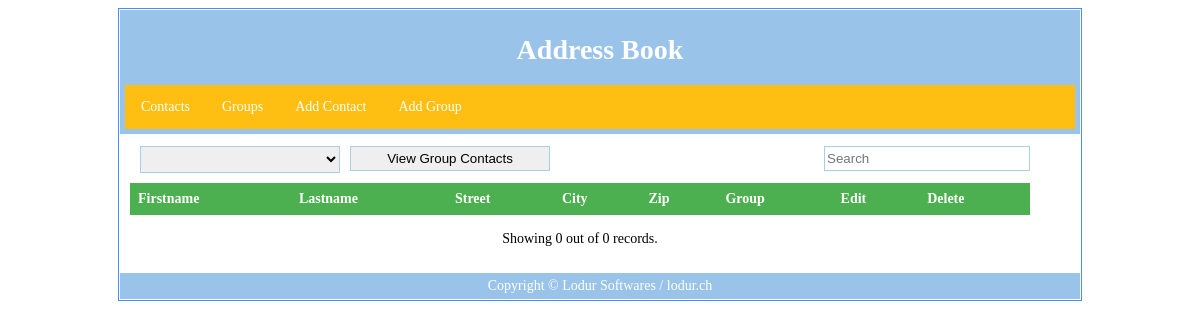
Before: / with the older database file.
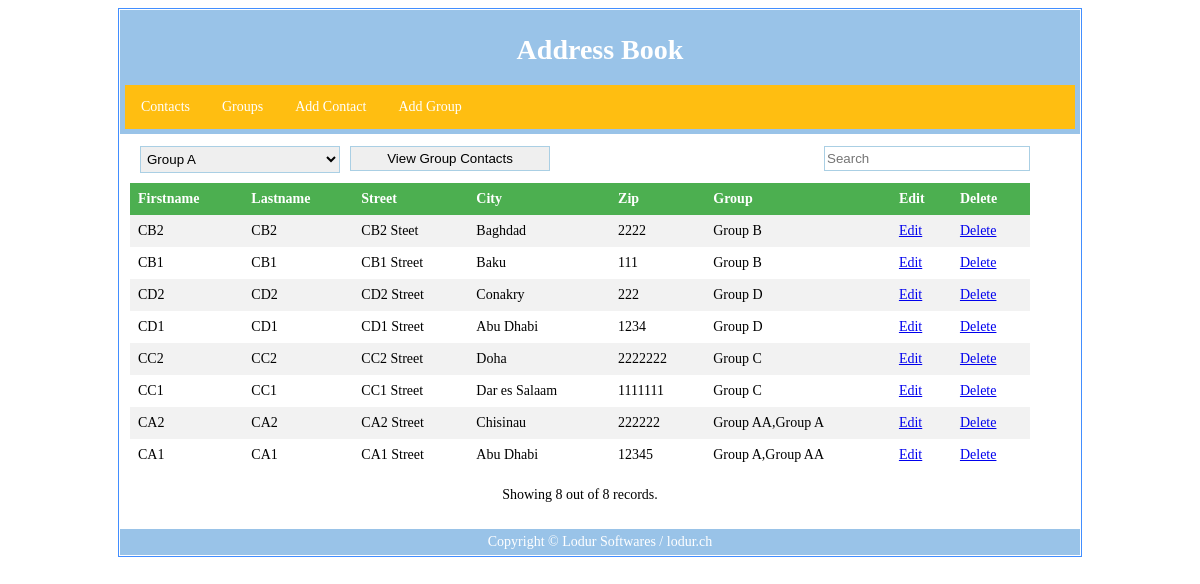
After: the same page with the newer database file.
### tables this page shows
CREATE TABLE `contact` (
  `id` int(10) UNSIGNED NOT NULL,
  `first_name` varchar(50) NOT NULL,
  `last_name` varchar(50) NOT NULL,
  `street` varchar(250) NOT NULL,
  `city_id` int(11) NOT NULL,
  `zip` varchar(10) NOT NULL,
  `updated_on` timestamp NOT NULL DEFAULT CURRENT_TIMESTAMP
);

CREATE TABLE `city` (
  `id` int(10) UNSIGNED NOT NULL,
  `city_name` varchar(250) NOT NULL
);

### controller/contact.php (called while the page is built, shortened)
<?php
include_once "modal/contact.php";
include_once "modal/group.php";
$action = isset($_REQUEST['action']) ? $_REQUEST['action'] : '' ;
$display = [];
$contact = new Contact();
$group = new Group();
$groups = $group->getGroups();
switch ($action) {
    default:
        $display['table'] = 'tmpl/contact/table.php';
}

### lib/pagination.php (called while the page is built, shortened)
<?php
    function getStart($limit) {
        $page = isset($_GET['page']) ? $_GET['page'] : 0;
        if ($page)
            return ($page - 1) * $limit;
        else
            return 0;
    }
?>

### lib/db.php (called while the page is built, shortened)
<?php
class DB {
    public function connect()
    {
        $this->config = &$config;
        $this->conn = mysqli_connect($this->config['host'], $this->config['username'], $this->config['password'], $this->config['database']);
    }
}

### modal/contact.php (called while the page is built, shortened)
<?php
include_once "lib/db.php";
class Contact extends DB{
    public function read_all($searchText = null, $start=0, $limit=10)
    {
        $sql = "SELECT b.id as id, first_name, last_name, street, c.city_name as city, zip, GROUP_CONCAT(g.name) as group_name FROM contact b
                JOIN city c ON b.city_id = c.id
                LEFT JOIN contact_group cg ON b.id = cg.contact_id
                LEFT JOIN groups g ON cg.group_id = g.id  GROUP BY b.id
                ORDER BY b.id DESC   LIMIT $start, $limit  ";
        $result = $this->conn->query($sql);
        $return = [];
        if (isset($result->num_rows) && $result->num_rows > 0) {
            while($row = $result->fetch_assoc()) {
                $return[] = $row;
            }
        }
        return $return;
    }
    public function get_total_number($searchText = null)
    {
        $sql = 'SELECT count(b.id) as total FROM contact b JOIN city c ON b.city_id = c.id';
        $result = $this->conn->query($sql);
        if (isset($result->num_rows) && $result->num_rows > 0) {
            while($row = $result->fetch_assoc()) {
                return $row['total'];
            }
        }
        return 0;
    }
}

### modal/group.php (called while the page is built, shortened)
<?php
include_once "lib/db.php";
class Group extends DB{
    function getGroups()
    {
        $sql = "SELECT * FROM groups ORDER BY name";
        $result = $this->conn->query($sql);
        $return = [];
        while ($row = $result->fetch_assoc()) {
            $return[] = $row;
        }
        return $return;
    }
}

### tmpl/contact/table.php (the view, shortened to what this page needs)
<?php
    include_once 'lib/pagination.php';
    $limit          = 10;
    $start          = getStart($limit);
    $search         = isset($_GET['searchtxt']) ? $_GET['searchtxt'] : null;
    if(isset($_GET['parent'])){
        $parent_groups = $group->getAllParents($_GET['parent']);
        $parent_groups[] = $_GET['parent'];
        $data           = $contact->readByGroup($parent_groups, $search, $start, $limit);
        $total_records  = $contact->readByGroupTotal($parent_groups, $search);
    }
    else {
        $data           = $contact->read_all($search, $start, $limit);
        $total_records  = $contact->get_total_number($search);
    }
?>
<form action="" method="GET" name="group" id="group">
    <select  name="parent" id="parent">
        <?php foreach ($groups as $row){ ?>
            <option value="<?php echo $row['id']; ?>"> <?php echo $row['name']; ?> </option>
        <?php } ?>
    </select>
    <input id="group_submit" type="submit" value="View Group Contacts" />
</form>
<form action="" method="GET" name="search" id="search">
    <input name="searchtxt" id="searchtxt" type="text" placeholder="Search" value="<?php echo  isset($_GET['searchtxt']) ?  $_GET['searchtxt'] : ''; ?>" >
</form>
<table>
    <tr>
        <th>Firstname</th>
        <th>Lastname</th>
        <th>Street</th>
        <th>City</th>
        <th>Zip</th>
        <th>Group</th>
        <th>Edit</th>
        <th>Delete</th>
    </tr>
    <?php
        foreach ($data as $value){
    ?>
            <tr>
                <td> <?php echo $value['first_name']; ?> </td>
                <td> <?php echo $value['last_name']; ?> </td>
                <td> <?php echo $value['street']; ?> </td>
                <td> <?php echo $value['city']; ?> </td>
                <td> <?php echo $value['zip']; ?> </td>
                <td> <?php echo $value['group_name']; ?> </td>
                <td> <a href="index.php?action=update&edit_id=<?php echo $value['id']; ?>"> Edit </a>   </td>
                <td> <a href="index.php?action=delete&delete_id=<?php echo $value['id']; ?>" onclick="return confirmDelete()"> Delete </a>   </td>
            </tr>
    <?php
        }
    ?>
</table>
<div id="pagination" align="center">
    <?php
    echo '<br> Showing '. count($data).' out of '.$total_records. ' records. <br> <br>';
    $page_name = isset($_GET['searchtxt']) ? 'index.php?searchtxt='.$_GET['searchtxt'].'&' : 'index.php?';
    ?>
</div>

### index.php (shortened to what this page needs)
<?php
$control = isset($_REQUEST['control']) ? $_REQUEST['control'] : 'contact';
if (!include('controller/'.$control.'.php')) {
    echo('<strong>Error:</strong> Controller Not Found');
    die();
}
?>
<!DOCTYPE html>
<html>
    <head>
        <link rel="stylesheet" href="static/css/fastselect.min.css">
        <link rel="stylesheet" href="static/css/style.css">
    </head>
    <body>
        <div id="container">
            <div id="header">
                <h1>Address Book</h1>
                <ul>
                    <li><a href="index.php">Contacts</a></li>
                    <li><a href="index.php?control=group">Groups</a></li>
                    <li><a href="index.php?action=add">Add Contact</a></li>
                    <li><a href="index.php?control=group&action=add">Add Group</a></li>
                </ul>
            </div>
            <div id="body">
                <?php
                    foreach ($display as $value) {
                        if (!include_once($value)) {
                            echo('<strong>Error:</strong> Failed to include tempalate');
                            die();
                        }
                    }
                ?>
            </div>
            <div id="footer">
                Copyright &copy; Lodur Softwares / lodur.ch
            </div>
        </div>
    </body>
</html>

### static/css/style.css (style rules this page uses)
body { font-size: 14px; }
#container { margin: auto; width: 960px; height: 100%; border: 1px solid #428eff; padding: 1px; }
#header { background-color: #99c3e8; color:white; text-align:center; padding:5px; }
#body { width:900px; float:left; padding:10px; height: 100%; }
#footer { background-color:#99c3e8; color:white; clear:both; text-align:center; padding:5px; }
input,select { padding:4px 2px; border:solid 1px #aacfe4; width:200px; margin:2px 0 10px 10px; display: block; }
table { border-collapse: collapse; width: 100%; }
th, td { text-align: left; padding: 8px; }
tr:nth-child(even) { background-color: #f2f2f2 }
th { background-color: #4CAF50; color: white; }
ul { list-style-type: none; margin: 0; padding: 0; overflow: hidden; background-color: #ffbe11; }
li { float: left; }
li a { display: block; color: white; text-align: center; padding: 14px 16px; text-decoration: none; }
#searchtxt,#search { float: right; }
#group { float: left; width: 600px; display: inline !important; }
#parent, #group_submit { float: left; display: inline !important; }

Changed rows visible on the page:
added contact: first_name "CB2", last_name "CB2", street "CB2 Steet", city.city_name "Baghdad", zip "2222", group_name "Group B"
added contact: first_name "CB1", last_name "CB1", street "CB1 Street", city.city_name "Baku", zip "111", group_name "Group B"
added contact: first_name "CD2", last_name "CD2", street "CD2 Street", city.city_name "Conakry", zip "222", group_name "Group D"
added contact: first_name "CD1", last_name "CD1", street "CD1 Street", city.city_name "Abu Dhabi", zip "1234", group_name "Group D"
added contact: first_name "CC2", last_name "CC2", street "CC2 Street", city.city_name "Doha", zip "2222222", group_name "Group C"
added contact: first_name "CC1", last_name "CC1", street "CC1 Street", city.city_name "Dar es Salaam", zip "1111111", group_name "Group C"
added contact: first_name "CA2", last_name "CA2", street "CA2 Street", city.city_name "Chisinau", zip "222222", group_name "Group AA,Group A"
added contact: first_name "CA1", last_name "CA1", street "CA1 Street", city.city_name "Abu Dhabi", zip "12345", group_name "Group A,Group AA"
Other visible differences:
new list line: "Group A View Group Contacts  Firstname Lastname Street City Zip Group Edit Delete Showing 8 out of 8 records."
list line gone: " View Group Contacts  Firstname Lastname Street City Zip Group Edit Delete Showing 0 out of 0 records."
